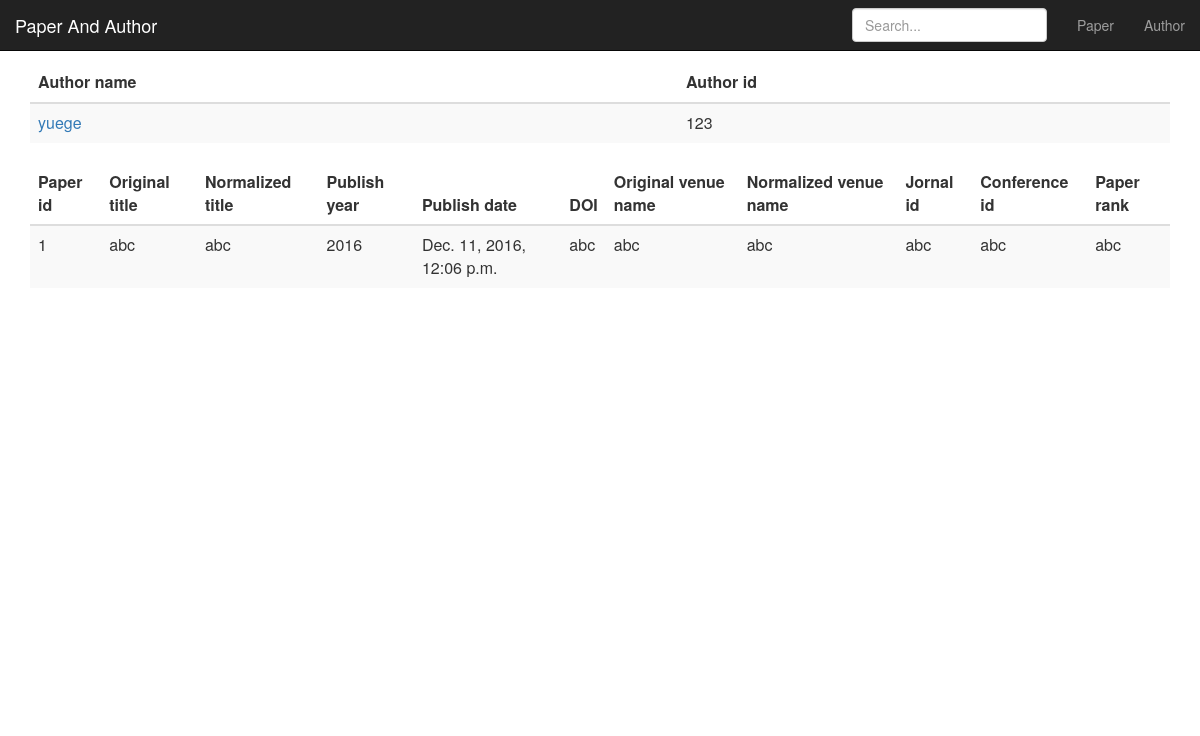
The app's page /author/?id=123, older data.
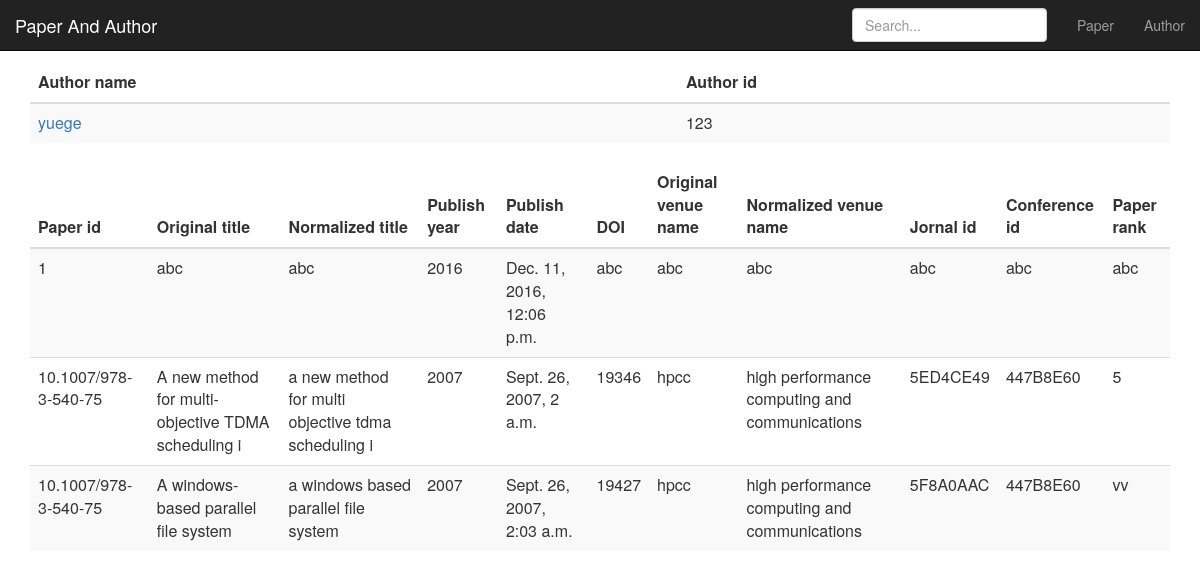
The same page, newer data.
### paper/models.py (models this page shows, shortened)
class Author(models.Model):
    author_name = models.CharField(max_length=50)
    author_id = models.CharField(max_length=50)

class Paper(models.Model):
    paper_id = models.CharField(max_length=50)
    original_title = models.CharField(max_length=50)
    normalized_title = models.CharField(max_length=50)
    publish_year = models.IntegerField()
    publish_date = models.DateTimeField()
    DOI = models.CharField(max_length=50)
    original_venue_name = models.CharField(max_length=50)
    normalized_venue_name = models.CharField(max_length=50)
    jornal_id = models.CharField(max_length=50)
    conference_id = models.CharField(max_length=50)
    paper_rank = models.CharField(max_length=50)

### paper/views.py (the view)
# urls.py: url(r'^author/$', paper_views.author_list),
def author_list(request):
    is_search = False
    if request.GET.get('id'):
        authors = Author.objects.filter(author_id=request.GET.get('id'))
        is_search = True
        if request.GET.get('id2'):
            authors = authors | Author.objects.filter(author_id=request.GET.get('id2'))
        affiliations = Paper_Author_Affiliations.objects.all()
        affiliations = set(affiliations)
        paper_ids2 = set([])
        cnt = 0
        for author in authors:
            affiliations = Paper_Author_Affiliations.objects.filter(author=author)
            paper_ids = []
            for affiliation in affiliations:
                if affiliation.paper.paper_id not in paper_ids:
                    paper_ids.append(affiliation.paper.paper_id)
            if cnt == 0:
                paper_ids2 = paper_ids
                cnt = cnt + 1
            else:
                paper_ids2 = set(paper_ids) & set(paper_ids2)
        print paper_ids2
        paper_ids = list(paper_ids2)
        papers = Paper.objects.none()
        for paperid in paper_ids:
            papers = papers | Paper.objects.filter(paper_id=paperid)
    else:
        authors = Author.objects.all()
    return render(request, 'author.html', locals())

### templates/author.html (shortened to what this page needs)
{% include "base.html" %}
{% include "nav.html" %}
<body>
<h2 class="sub-header">Section title</h2>
<div class="container projects">
<div class="table-responsive">
	<table class="table table-striped">
		<thead>
			<tr>
				<th>Author name</th>
				<th>Author id</th>
			</tr>
		</thead>
		<tbody>
		{% for author in authors %}
		<tr>
			<td><a href='/author/?id={{author.author_id}}'>{{author.author_name}}</a></td>
			<td>{{author.author_id}}</td>
		</tr>
		{% endfor %}
		</tbody>
	</table>
</div>
{% if is_search %}
	<table class="table table-striped">
		<thead>
			<tr>
				<th>Paper id</th>
				<th>Original title</th>
				<th>Normalized title</th>
				<th>Publish year</th>
				<th>Publish date</th>
				<th>DOI</th>
				<th>Original venue name</th>
				<th>Normalized venue name</th>
				<th>Jornal id</th>
				<th>Conference id</th>
				<th>Paper rank</th>
			</tr>
		</thead>
		<tbody>
		{% for paper in papers %}
		<tr>
			<td>{{paper.paper_id}}</td>
			<td>{{paper.original_title}}</td>
			<td>{{paper.normalized_title}}</td>
			<td>{{paper.publish_year}}</td>
			<td>{{paper.publish_date}}</td>
			<td>{{paper.DOI}}</td>
			<td>{{paper.original_venue_name}}</td>
			<td>{{paper.normalized_venue_name}}</td>
			<td>{{paper.jornal_id}}</td>
			<td>{{paper.conference_id}}</td>
			<td>{{paper.paper_rank}}</td>
		</tr>
		{% endfor %}
		</tbody>
	</table>
<div id="container" style="height: 400px; min-width: 310px"></div>
{% endif %}
</div>
</body>

Row changes from the older to the newer data that the page shows:
added Paper: paper_id "10.1007/978-3-540-75", original_title "A new method for multi-objective TDMA scheduling i", normalized_title "a new method for multi objective tdma scheduling i", publish_year "2007", publish_date "Sept. 26, 2007, 2 a.m.", DOI "19346", original_venue_name "hpcc", normalized_venue_name "high performance computing and communications", jornal_id "5ED4CE49", conference_id "447B8E60", paper_rank "5"
added Paper: paper_id "10.1007/978-3-540-75", original_title "A windows-based parallel file system", normalized_title "a windows based parallel file system", publish_year "2007", publish_date "Sept. 26, 2007, 2:03 a.m.", DOI "19427", original_venue_name "hpcc", normalized_venue_name "high performance computing and communications", jornal_id "5F8A0AAC", conference_id "447B8E60", paper_rank "vv"
